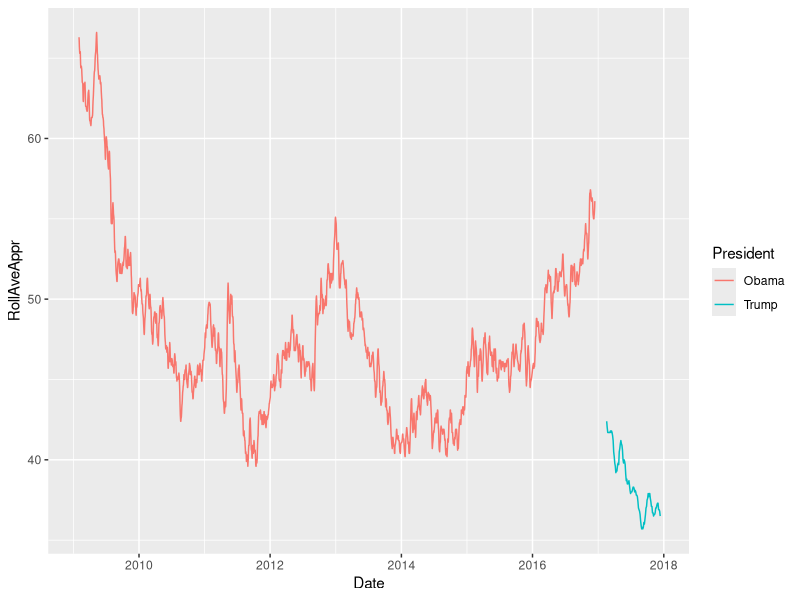
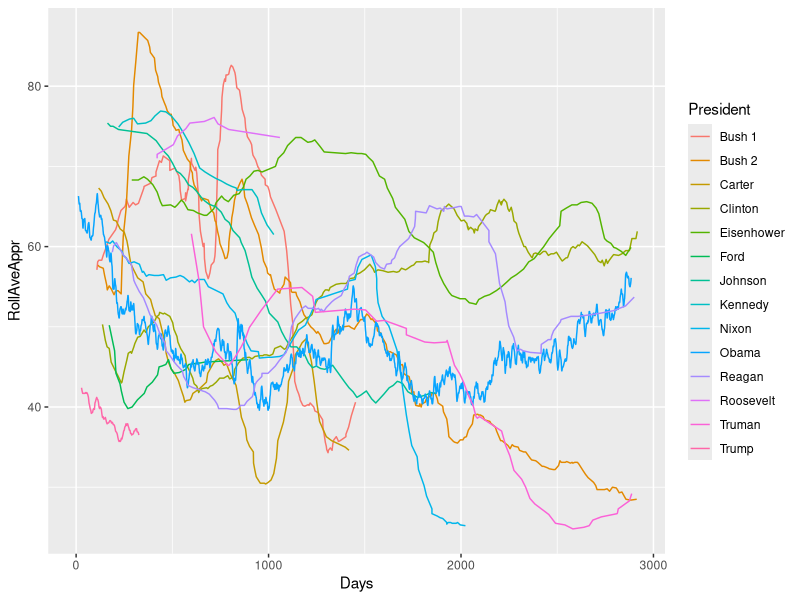
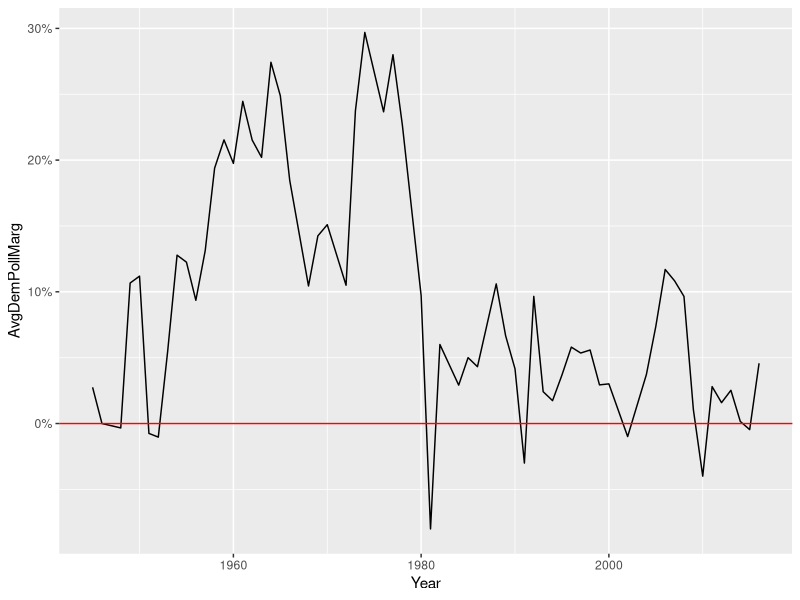
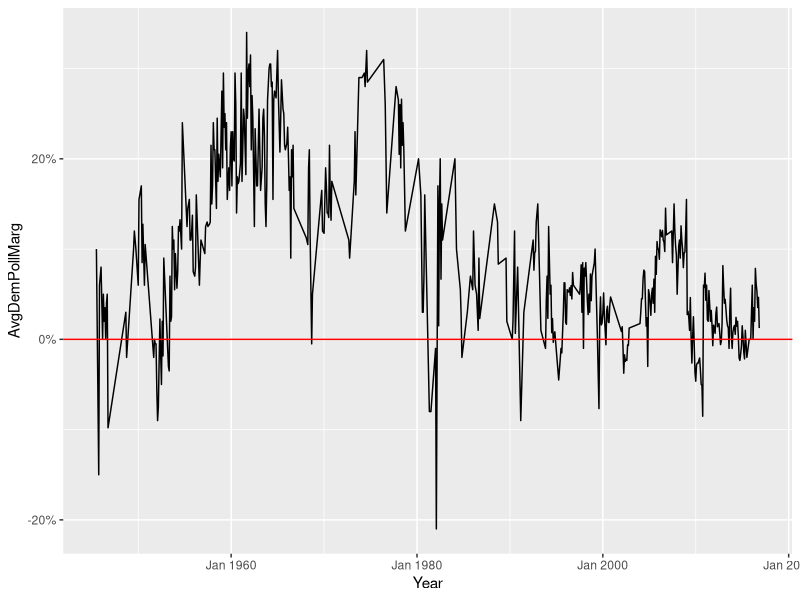
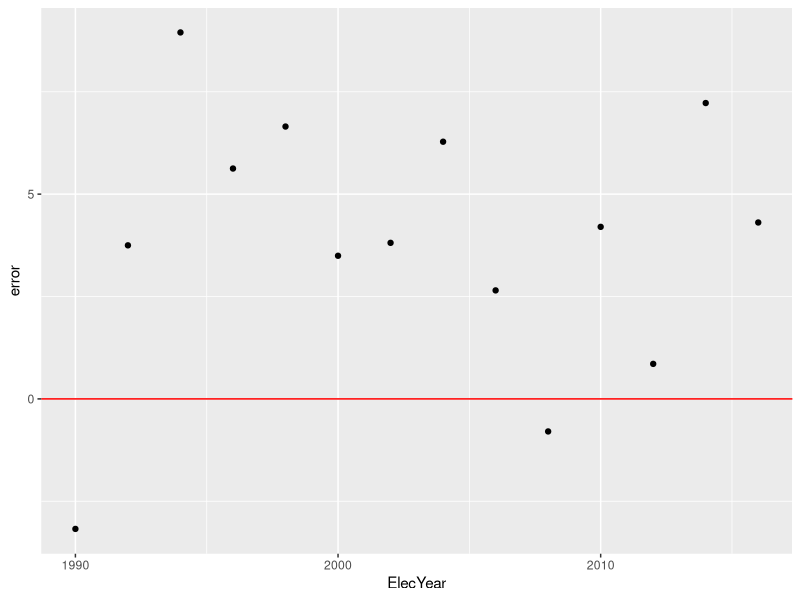
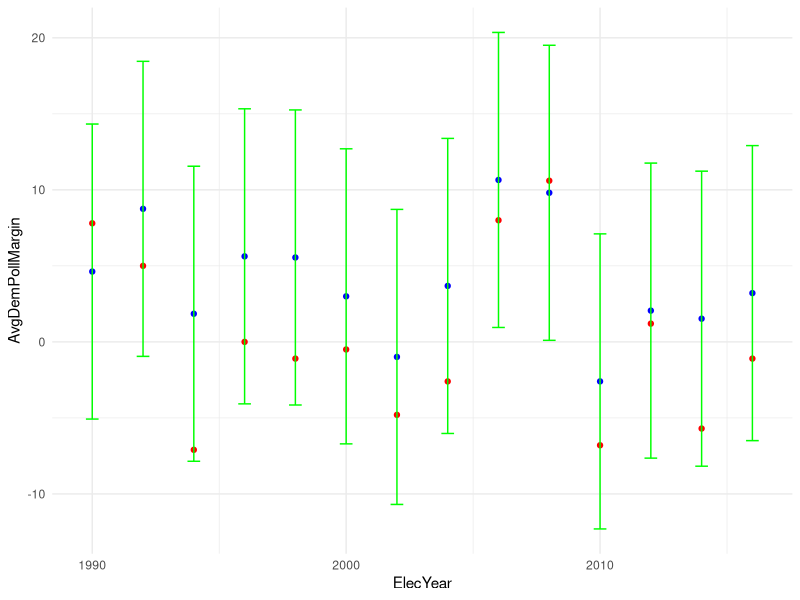
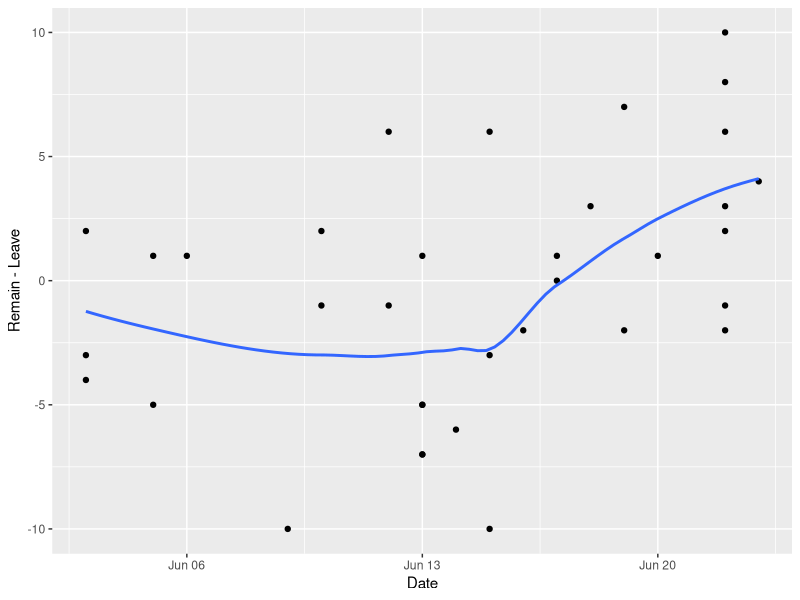
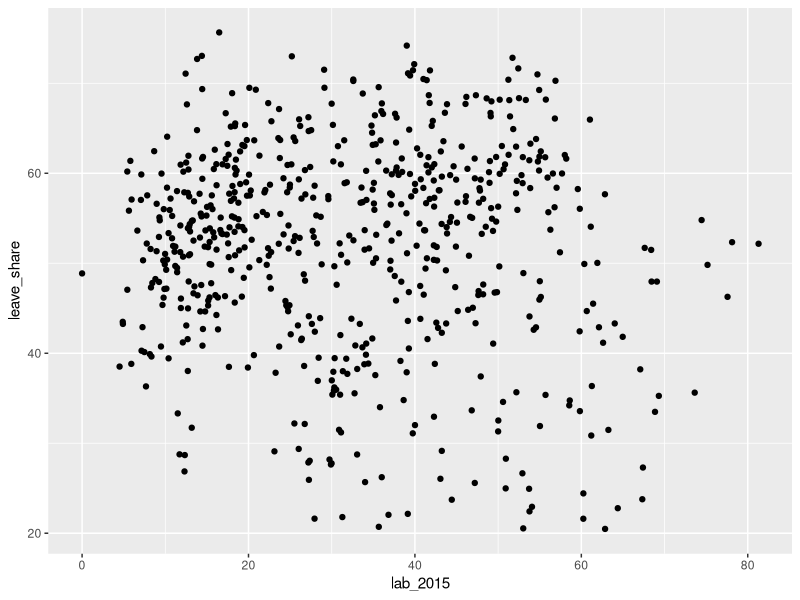

Generate these figures, in order, with R:
library(tidyverse)
library(lubridate)
library(skimr)
library(xts)

# Gallup Presidential approval poll
approval <- read_csv(file = "gallup_approval_polls.csv", 
                     col_names = T, 
                     col_types = cols(Date = col_date(format = "%m/%d/%Y"), 
                                      Inaug = col_date(format = "%m/%d/%y")))
# Best and worst approval ratings:
approval %>% 
   group_by(President) %>%
   summarise(Average_Approval = mean(Approve)) %>%
   arrange(desc(Average_Approval))

# Practice using the pull() call by pulling disapproval for Obama:
Obama <- approval %>%
   select(President, Date, Approve, Disapprove) %>%
   filter(President == "Obama") %>%
   pull(Disapprove)
mean(Obama) # 45.70599

# Calculate Obama's approval rating by month:
approval %>%
   select(President, Date, Approve) %>%
   filter(President == "Obama") %>%
   mutate(Poll_month = month(Date)) %>% # Use lubridate's month() function to extract the month from Date object. 
   group_by(Poll_month) %>%
   summarise(MeanApp_month = mean(Approve))

# Approval ratings by month is not very interesting or very informative. A more informative statistic is the
# rolling average of approval ratings. Calculate rolling averages for Obama:
Obama_RollAveAppr <- approval %>%
   select(President, Date, Approve) %>%
   filter(President == "Obama") %>%
   arrange(Date) %>%
   mutate(RollAveAppr = rollapply(data = Approve, 
                                  width = 10, 
                                  FUN = mean, 
                                  align = "right", # Index the 10 approval ratings by the latest date ("right)
                                  fill = NA)) # Drop items with NA. 
# Calculate rolling average for Trump:
Trump_RollAveAppr <- approval %>%
   select(President, Date, Approve) %>%
   filter(President == "Trump") %>%
   arrange(Date) %>%
   mutate(RollAveAppr = rollapply(data = Approve, width = 10, FUN = mean, align = "right", fill = NA))

# Visualize Obama and Trump together:
ggplot(data = rbind(Obama_RollAveAppr, Trump_RollAveAppr), 
       aes(x = Date, y = RollAveAppr, color = President)) + 
   geom_line()

# Visualize all of the presidents in dataset using days from inauguration:
approval %>%
   group_by(President) %>%
   arrange(Days) %>%
   mutate(RollAveAppr = rollapply(data = Approve, width = 10, FUN = mean, align = "right", fill = NA)) %>%
   ggplot(aes(x = Days, y = RollAveAppr, color = President)) + 
      geom_line()

## Using a new dataset of generic polls for House and Senate elections. The polls are "generic" because they
## ask the respondents' support for or approval of a major political party and not specific candidate.
generic_polls <- read_csv(file = "generic_ballot.csv", col_names = T, 
                           col_types = cols(Date = col_date(format = "%m/%d/%Y"),
                                            ElecDay = col_date(format = "%m/%d/%Y")))
# Review the polling data and calculate margin of Democrat support:
generic_polls <- generic_polls %>%
   mutate(Dem_poll_margin = Democrats - Republicans,
          Dem_vote_margin = DemVote - RepVote)
generic_polls_2016 <- generic_polls %>%
   filter(ElecYear == 2016) 

# Check to see how the polls have changed over time. Note that instead of using each poll, we average the
# polls taken in each calendar year;
generic_polls %>%
   group_by(year(x = Date)) %>%
   summarise(AvgDemPollMarg = mean(Dem_poll_margin) / 100) %>%
   ggplot(aes(x = `year(x = Date)`, y = AvgDemPollMarg)) + 
      geom_line() + 
      geom_hline(yintercept = 0, color = "red") + 
      scale_y_continuous(labels = scales::percent) +
      xlab("Year")

# or we can average all polls taken in the same year and month:
generic_polls %>%
   group_by(year(x = Date), month(x = Date)) %>%
   summarise(AvgDemPollMarg = mean(Dem_poll_margin) / 100) %>%
   unite(col = Year_month, `year(x = Date)`, `month(x = Date)`, sep = "-") %>%
   mutate(Year_month = as.yearmon(x = Year_month, format = "%Y-%m")) %>% # Creates S3: yearmon class
   ggplot(aes(x = Year_month, y = AvgDemPollMarg)) + 
      geom_line() + 
      geom_hline(yintercept = 0, color = "red") + 
      scale_y_continuous(labels = scales::percent) +
      xlab("Year") 
# Note that ggplot does not "know" how to pick a scale for yearmon class. It plots as continuous, which is
# correct. However, keep this in mind for the future.

## The key purpose of polls is to predict election outcomes. Are generic ballots able to predict election
## outcomes? To smooth the data, we use ElecYear to aggregate the polls starting from the 1990 election (polls
## covering previous elections may be less reliable).
generic_polls_1990 <- generic_polls %>%
   filter(ElecYear >= 1990)
generic_polls_1990 %>%
   group_by(ElecYear) %>%
   summarise(AvgDemPollMargin = mean(Dem_poll_margin), 
             AvgDemVoteMargin = mean(Dem_vote_margin)) %>%
   mutate(error = AvgDemPollMargin - AvgDemVoteMargin) %>%
   ggplot(aes(x = ElecYear, y = error)) + 
      geom_point() + 
      geom_hline(yintercept = 0, color = "red")
# Note that the errors are mostly positive. Democrats polled better than the election results. 

# If the generic ballots are the statistic we are using to predict election outcomes, then we can quantify the
# error of generic ballots like any other statistic we use to estimate a parameter or obs. 
# Calculate the RMSE of generic ballots: 
rmse <- generic_polls_1990 %>%
   group_by(ElecYear) %>%
   summarise(AvgDemPollMargin = mean(Dem_poll_margin), 
             AvgDemVoteMargin = mean(Dem_vote_margin)) %>%
   mutate(error = AvgDemPollMargin - AvgDemVoteMargin) %>%
   summarise(rmse = sqrt(mean(error^2))) %>%
   pull(rmse)
CI <- 1.96 * rmse

# Using RMSE and CI, add the upper and lower CIs to AvgDemPollMargin
polls_votes_err_CI <- generic_polls_1990 %>%
   group_by(ElecYear) %>%
   summarise(AvgDemPollMargin = mean(Dem_poll_margin), 
             AvgDemVoteMargin = mean(Dem_vote_margin)) %>%
   mutate(error = AvgDemPollMargin - AvgDemVoteMargin, 
          upper = AvgDemPollMargin + CI, 
          lower = AvgDemPollMargin - CI)

# Using the df above, create an error bar plot:
ggplot(data = polls_votes_err_CI, aes(x = ElecYear)) + 
   geom_point(aes(y = AvgDemPollMargin), color = "blue", size = 1.5) + 
   geom_point(aes(y = AvgDemVoteMargin), color = "red", size = 1.5) + 
   geom_errorbar(aes(ymin = lower, ymax = upper), color = "green", width = .5) +
   theme_minimal()
# Note that election results are all within the margin of error, however, the margin of error or CI, is very
# wide.

# We can aggregate the data in a linear model and make predictions:
model <- lm(formula = AvgDemVoteMargin ~ AvgDemPollMargin, data = polls_votes_err_CI)
summary(model)
predict(object = model, newdata = data.frame(AvgDemPollMargin = 5)) # 1.398335

## Did white counties vote more predominantly for Trump? Use choroplethr package to map and linear regression
## to statistically analyze this question.
pres_county <- read_csv(file = "us_pres_2016_by_county.csv", col_names = T)

# Remove national level data:
pres_county_wrangled <- pres_county %>%
   select(-c("national.party.percent", "national.count", "is.national.winner")) %>%
   spread(key = party, value = vote.count) %>%
   mutate(Dem_pct_vote = D / county.total.count) %>%
   rename("FIPS" = county.fips, "County_total_votes" = county.total.count, "County" = county.name, 
          "State" = state.name, "Dem_votes" = D, "Other_votes" = O, "Rep_votes" = R)

# Using the choroplethr package, load(df_county_demographics) and left_join with pres_county_wrangled. 
# Map the county votes and demographics data to a choropleth. Omitted. 

# Use simple linear regression to analyze the merged dataset. Omitted. 

## Analyze the polling data prior to the Brexit vote and the Brexit referendum results
# Brexit poll data:
brexit_polls <- read_csv(file = "brexit_polls.csv", 
                         col_names = T, 
                         col_types = cols(Date = col_date(format = "%m/%d/%y")))
skim(brexit_polls)

# Plot the Remain camp's margin of lead and add a loess curve:
ggplot(data = brexit_polls, aes(x = Date, y = Remain - Leave)) + 
   geom_point() + 
   geom_smooth(method = "loess", se = F, span = .8)

# Average the polls from the final week before the referendum:
brexit_polls %>%
   filter(Date >= as.Date("2016-06-16")) %>%
   mutate(RemainMargin = Remain - Leave) %>%
   summarise(mean(RemainMargin)) %>%
   pull() # 2.53333

# Brexit results data:
brexit_results <- read_csv(file = "brexit_results.csv", col_names = T, na = c("", "NA", "N/A"))
skim(brexit_results) # 59 NA in degree variable (percentage of voters w. college degrees). 

# Is voting Labor in the 2015 general election correlated with voting Leave? 
ggplot(brexit_results, aes(x = lab_2015, y = leave_share)) + 
   geom_point() # There doesn't seem to be a clear relationship; Consider other constituency characteristics.
ggplot(brexit_results, aes(x = age_18to24, y = leave_share)) + geom_point() # Negative? 
ggplot(brexit_results, aes(x = con_2015, y = leave_share)) + geom_point() # Positive? 
ggplot(brexit_results, aes(x = ukip_2015, y = leave_share)) + 
   geom_point() + # Very strong positive
   geom_smooth(method = "lm", se = F)
ggplot(brexit_results, aes(x = unemployed, y = leave_share)) + geom_point() # Negative? 
ggplot(brexit_results, aes(x = degree, y = leave_share)) + geom_point() # Very strong negative

brexit_model <- lm(formula = leave_share ~ ukip_2015 + degree, data = brexit_results)
summary(brexit_model)

## For the 2018 House of Rep race, data is from https://elections.huffingtonpost.com/pollster/2018-national-house-race
## Data is in tsv format. 
poll_2018 <- read_tsv(file = "18-US-House-poll-responses-clean.tsv", col_names = T)
# Note that by using read_tsv, the df is in much better shape than the DC data. 

# Restrict attention to more recent polls:
poll_2018 <- poll_2018 %>%
   filter(end_date >= as.Date("2018-08-01")) %>%
   mutate(Dem_margin = Democrat - Republican)
poll_2018 %>%
   pull(Dem_margin) %>%
   mean(na.rm = T) # The polled Democratic margin is 7.52459

# Use historical data to train a model: 
skim(generic_polls)
# Use polls conducted in Aug - Nov, and polls beginning in 1980:
train1 <- generic_polls %>%
   filter(year(Date) == ElecYear & month(Date) %in% c(8, 9, 10, 11) & ElecYear >= 1980) %>%
   select(Date, ElecYear, Dem_poll_margin, Dem_vote_margin)
ggplot(train1, aes(x = Dem_poll_margin, y = Dem_vote_margin)) + 
   geom_point() +
   geom_smooth(method = "lm", se = F)

# We can use each poll to train our linear model, or:
train2 <- generic_polls %>%
   filter(year(Date) == ElecYear & month(Date) %in% c(8, 9, 10, 11) & ElecYear >= 1980) %>%
   group_by(ElecYear) %>%
   summarise(Dem_poll_margin = mean(Dem_poll_margin), 
             Dem_vote_margin = mean(Dem_vote_margin))
ggplot(train2, aes(x = Dem_poll_margin, y = Dem_vote_margin)) + 
   geom_point() + 
   geom_smooth(method = "lm", se = F) + 
   geom_text(aes(label = ElecYear), vjust = 1.2)
# DC argues that based on the labels, Democrats underperform in elections relative to polls when they are in
# power, while overperform when out of power. To capture this, we add a dummy variable, Dem_pres, which is
# equal to 1 if a Democrat is in the White House and 0 otherwise to both training sets.
train1 <- train1 %>%
   mutate(Dem_pres = case_when(ElecYear == 1980 ~ 1,
                               ElecYear %in% c(1994, 1996, 1998, 2000) ~ 1,
                               ElecYear %in% c(2010, 2012, 2014, 2016) ~ 1, 
                               TRUE ~ 0))

train2 <- train2 %>%
   mutate(Dem_pres = case_when(ElecYear == 1980 ~ 1,
                               ElecYear %in% c(1994, 1996, 1998, 2000) ~ 1,
                               ElecYear %in% c(2010, 2012, 2014, 2016) ~ 1, 
                               TRUE ~ 0))

# Train two linear models: lm1 and lm2
lm1 <- lm(formula = Dem_vote_margin ~ Dem_poll_margin + Dem_pres, data = train1)
summary(lm1)
lm2 <- lm(formula = Dem_vote_margin ~ Dem_poll_margin + Dem_pres, data = train2)
summary(lm2)
# Coefficient on Dem_pres for both models is approx -5.1 and significant. 

## Now that we've trained the data, we can make predictions. Assume that a Republican is in power and the
## polls show the Democrats ahead by 7.5 percentage points. Calculate the CI.
pred_1 <- predict(object = lm1, newdata = data.frame(Dem_poll_margin = 7.5, Dem_pres = 0)) 
se_1 <- 1.96 * sqrt(mean((lm1$fitted.values - train1$Dem_vote_margin)^2))
CI_1 <- c(upper = pred_1 + se_1, lower = pred_1 - se_1)

pred_2 <- predict(object = lm2, newdata = data.frame(Dem_poll_margin = 7.5, Dem_pres = 0)) 
se_2 <- 1.96 * sqrt(mean((lm2$fitted.values - train2$Dem_vote_margin)^2))
CI_2 <- c(upper = pred_2 + se_2, lower = pred_2 - se_2)

## Moving on to the presidential election, we use Alan Abramowitz model. The data below contains the approval
## rating of the sitting president and the vote share of the president's party, whether the president seeking
## reelection or another candidate from his party.
pres_elecs <- read_csv(file = "pres_elecs.csv", col_names = T) %>%
   arrange(Year)
ggplot(pres_elecs, aes(x = pres_approve, y = vote_share)) + 
   geom_text(aes(label = Year)) + 
   geom_smooth(method = "lm", se = F)
pres_lm <- lm(formula = vote_share ~ pres_approve + q2_gdp + two_plus_terms, data = pres_elecs) 
# two_plus_terms is whether the president's party has been in office for two or more terms. 
summary(pres_lm)
pres_elecs$fitted <- pres_lm$fitted.values
ggplot(pres_elecs, aes(x = vote_share, y = fitted)) + 
   geom_point() +
   geom_text(aes(label = Year), vjust = 1.2, color = "blue") +
   geom_abline(color = "red") # 45 degree line where fitted = vote_share 
# Calculate RMSE:
sqrt(mean((pres_elecs$fitted - pres_elecs$vote_share)^2)) # 1.67005